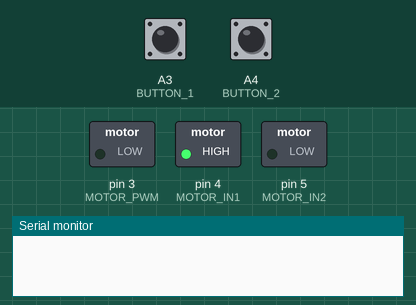
The sketch below on a simulated Arduino Uno, built with avr-gcc and run on an emulated ATmega328P. Parts: switched loads named in the sketch (green lamp = pin HIGH), the last lines printed to the serial monitor. Inputs (shaded band) come from the test bench; at power-on: A3 (BUTTON_1) HIGH, A4 (BUTTON_2) HIGH.

Above: at 1.2 s.
1.3 s: A3 (BUTTON_1) pulled LOW for 1 s
At 2.8 s:
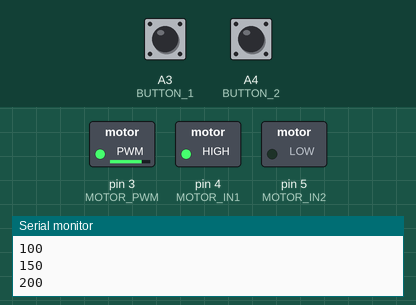
3.8 s: A4 (BUTTON_2) pulled LOW for 1 s
At 3.92 s:
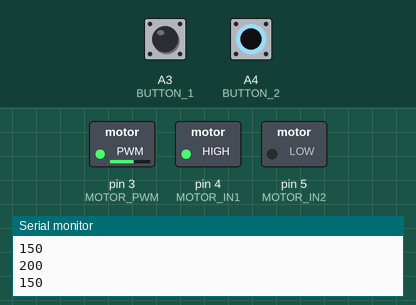
6.3 s: A3 (BUTTON_1) pulled LOW for 0.15 s
At 6.6 s:
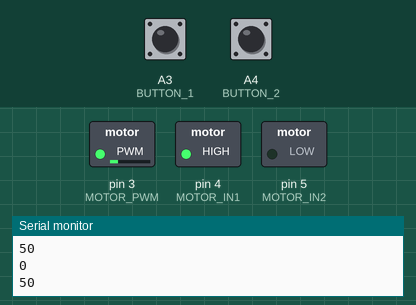
7.9 s: A4 (BUTTON_2) pulled LOW for 0.15 s
At 9.0 s:
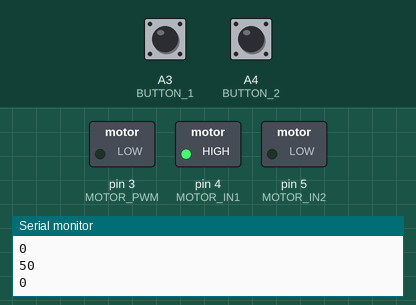
Timing chart, 0 to 10.5 s (numbered marks = the images above; inputs shaded):
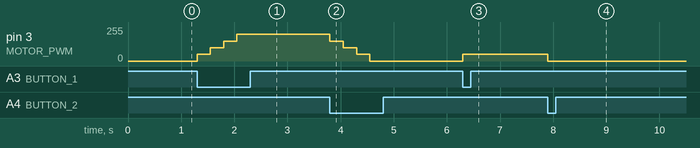

The sketch:

testbox_motor.ino
```cpp
#define MOTOR_PWM 3
#define MOTOR_IN1 4
#define MOTOR_IN2 5
#define BUTTON_1 A3
#define BUTTON_2 A4

int imotor_power = 0;

void setup() {
  Serial.begin(9600);
  // put your setup code here, to run once:
  pinMode(BUTTON_1,INPUT_PULLUP);
  pinMode(BUTTON_2,INPUT_PULLUP);

  pinMode(MOTOR_PWM,OUTPUT);
  pinMode(MOTOR_IN1,OUTPUT);
  pinMode(MOTOR_IN2,OUTPUT);

  digitalWrite(MOTOR_IN1,HIGH);
  digitalWrite(MOTOR_IN2,LOW);
  analogWrite(MOTOR_PWM,imotor_power);
}
void loop() {

  // put your main code here, to run repeatedly:
  if (digitalRead(BUTTON_1) == LOW) {
    imotor_power += 50;
    if (imotor_power > 250) {
      imotor_power = 250;
    }
    analogWrite(MOTOR_PWM,imotor_power);
    Serial.println(imotor_power );
    delay(250);
  }

  if (digitalRead(BUTTON_2) == LOW) {
    imotor_power -= 50;
    if (imotor_power < 0) {
      imotor_power = 0;
    }
    analogWrite(MOTOR_PWM,imotor_power);
    Serial.println(imotor_power );
    delay(250);
  }


}
```

Measured:
- after the input at 1.3 s, pin 3 (MOTOR_PWM): 0/255 → 50/255 at once, → 100/255 0.25 s later, → 150/255 0.25 s later, → 200/255 0.25 s later
- after the input at 3.8 s, pin 3 (MOTOR_PWM): 200/255 → 150/255 at once, → 100/255 0.25 s later, → 50/255 0.25 s later, → 0/255 0.25 s later
- after the input at 6.3 s, pin 3 (MOTOR_PWM): 0/255 → 50/255 at once
- after the input at 7.9 s, pin 3 (MOTOR_PWM): 50/255 → 0/255 at once
